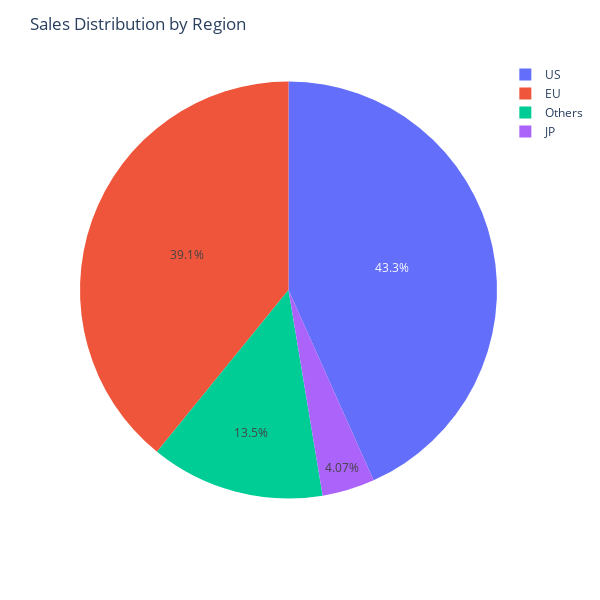

Notebook code for this chart:
### Code cell
fig=px.pie(region_games,names="Continent",values="Total")
fig.update_layout(width=600,height=600,title="Sales Distribution by Region")
fig

### Figure 1 — Plotly figure (JSON) as saved in the notebook; plotly's stock layout.template omitted (floating-point values rounded to 4 significant figures)
{"data": [{"domain": {"x": [0, 1], "y": [0, 1]}, "hovertemplate": "Continent=%{label}<br>Total=%{value}<extra></extra>", "labels": ["US", "EU", "JP", "Others"], "legendgroup": "", "name": "", "showlegend": true, "type": "pie", "values": [374.2, 338.2, 35.2, 116.5]}], "layout": {"height": 600, "legend": {"tracegroupgap": 0}, "margin": {"t": 60}, "title": {"text": "Sales Distribution by Region"}, "width": 600}}
